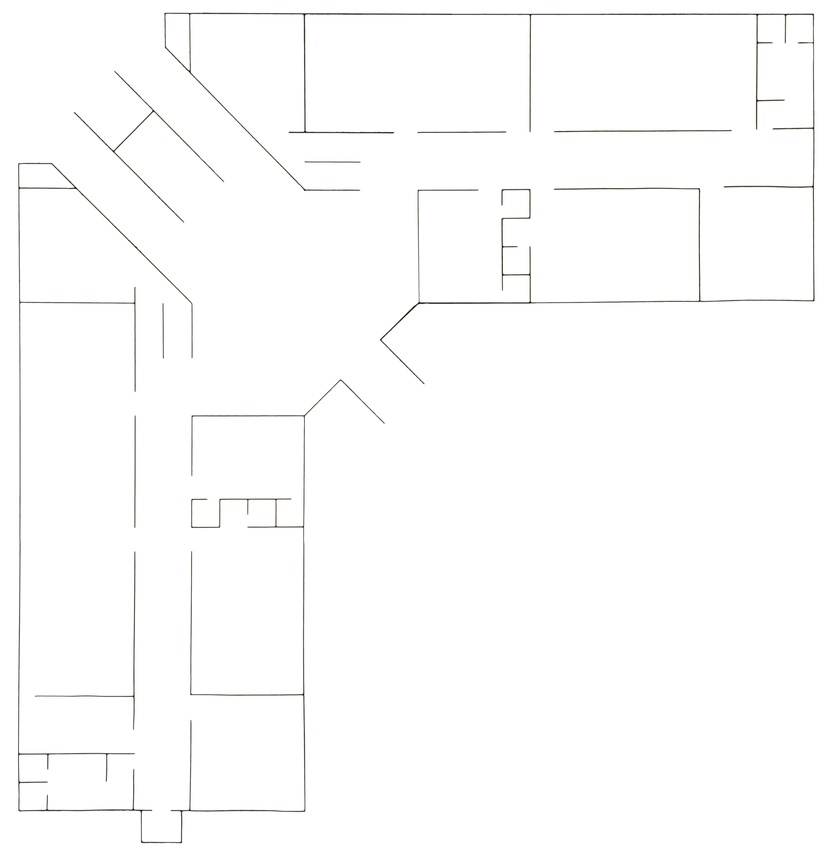
#> input picture first plain clean.jpg, 829 x 851 px, shrunk from 4113 x 4222 before the run
$ python -i pipeline_cost_map.py   (imports and definitions only)
#> lines starting #> are read from the running program, lines starting #| are printed output that depends on the picture; after the words box and inside, x2 and y2 are one past the last pixel; in counts of white or black regions, pixels touching at a corner belong together
"""Cost map generation utilities for floor plan processing.

This module generates movement cost heuristics for pathfinding algorithms.
The costs are pre-computed and saved as PNG + JSON metadata for efficient
mobile/API processing, eliminating runtime calculation overhead.
"""

import cv2
import numpy as np
import json


def generate_cost_map(image_path):
    """
    Generate a cost map from a floor plan image using distance transform.

    Args:
        image_path: Path to the floor plan image

    Returns:
        Tuple: (cost_map, original_image) or (None, None) on failure
    """
#> called with image_path = 'first plain clean.jpg'
    try:
        # Load image
        img = cv2.imread(image_path)
#> img is the input picture: shape (851, 829, 3); mean B, G, R 252.6, 252.8, 252.8
        if img is None:
            return None, None

        # Convert to grayscale
        gray = cv2.cvtColor(img, cv2.COLOR_BGR2GRAY)

        # Apply threshold to get binary image (walls = white, empty space = black)
        _, binary = cv2.threshold(gray, 127, 255, cv2.THRESH_BINARY)
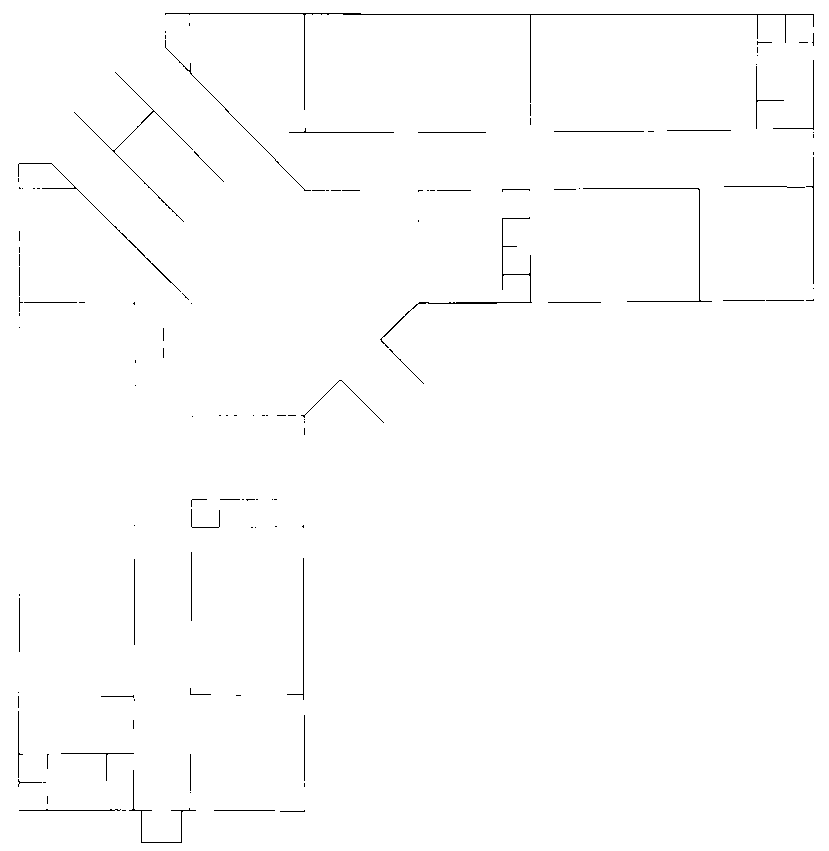
#> binary: shape (851, 829); 99.3% white; black in thin lines or dots

        # Calculate distance transform
        # For each pixel, this gives the distance to the nearest black pixel (wall)
        dist_transform = cv2.distanceTransform(binary, cv2.DIST_L2, cv2.DIST_MASK_PRECISE)
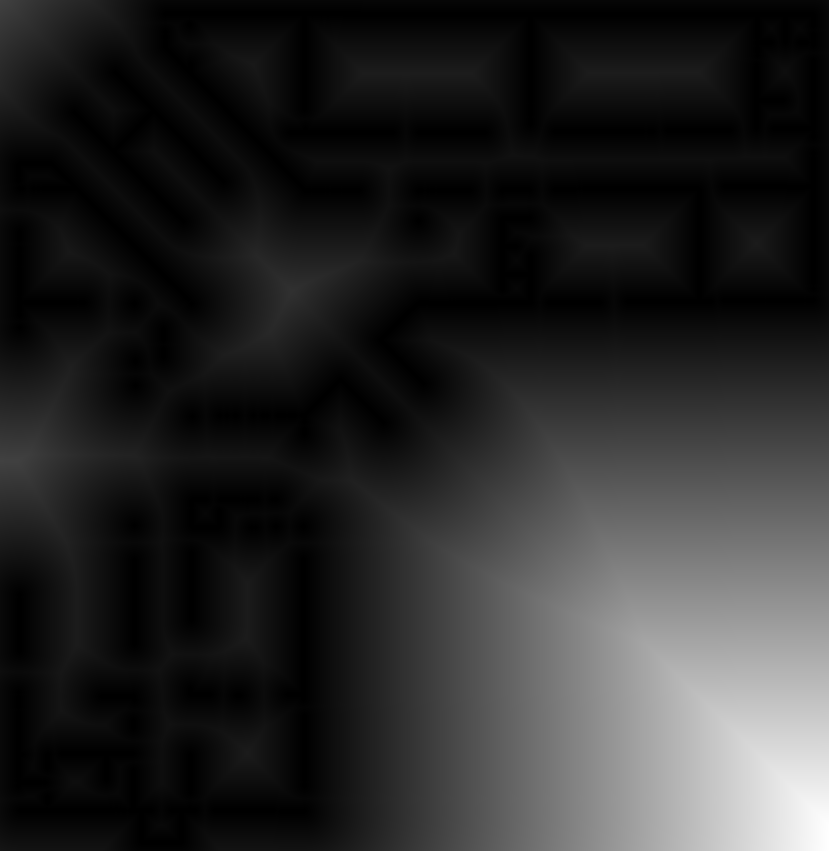
#> dist_transform: shape (851, 829) float32; min 0, max 525.4, mean 85.9; drawn with min black and max white

        # Calculate cost: 200 / (distance + 0.1)
        # Higher cost near walls, lower cost far from walls
        cost_map = 200.0 / (dist_transform + 0.1)
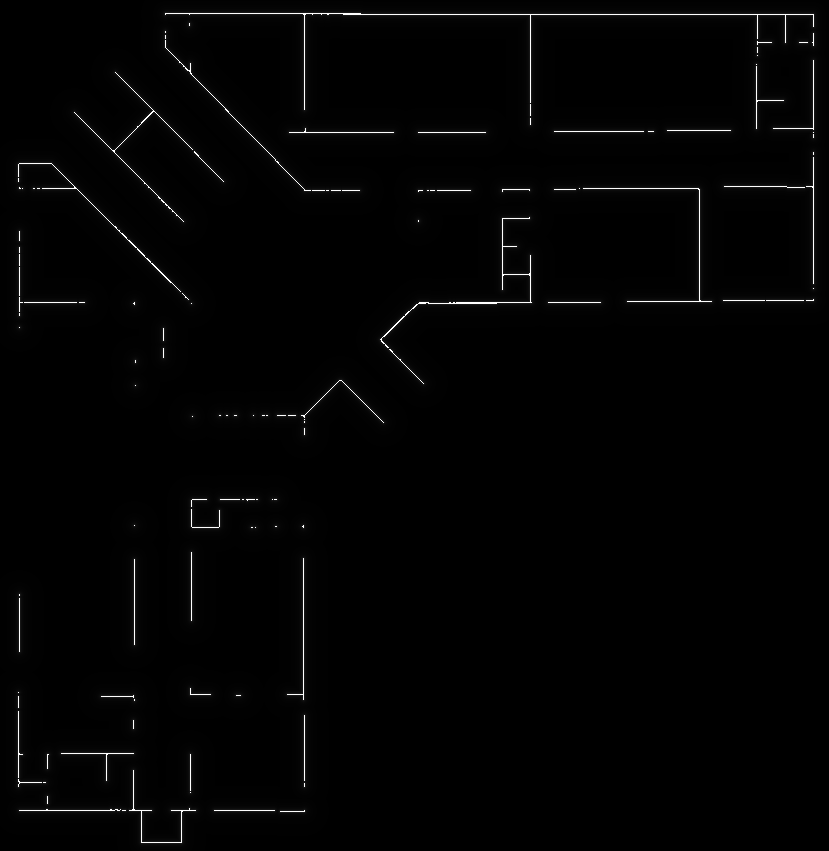
#> cost_map: shape (851, 829) float32; min 0.381, max 2000, mean 28.6; drawn with min black and max white

        # Normalize to 0-255 for visualization
        cost_normalized = cv2.normalize(cost_map, None, 0, 255, cv2.NORM_MINMAX)
        cost_normalized = cost_normalized.astype(np.uint8)

        return cost_map, cost_normalized

    except Exception as e:
        return None, None


# [249 lines left out: functions calculate_movement_cost_heuristic, create_heatmap, save_cost_heuristic, create_heatmap_from_cost, save_cost_map, not called in this run]


# ============================================================================
# USAGE EXAMPLES
# ============================================================================
#
# FOR MOBILE/API DEPLOYMENT (Pre-computed Heuristics with LUT):
#
#   # 1. Generate movement cost heuristic
#   cost_map, metadata = calculate_movement_cost_heuristic("floor_1.jpg")
#
#   # 2. Save as PNG + JSON with Look-Up Table (eliminates computation)
#   success, png_path, json_path = save_cost_heuristic(cost_map, metadata, floor_number=1)
#   # Outputs:
#   #   - outputs/floor_1_cost_heuristic.png (compact, PNG-compressed pixel indices)
#   #   - outputs/floor_1_cost_heuristic.json (metadata + LUT with 256 pre-computed costs)
#
#   # 3. On mobile (Kotlin) - ZERO COMPUTATION per pixel query:
#   #   - Load PNG as grayscale image
#   #   - Load JSON metadata (especially the "lut" array)
#   #   - Query cost: cost = lut[pixel_value]  // Just array indexing, O(1)
#   #   - Use in A* pathfinding with direct LUT lookups
#
#   Example Kotlin code:
#   ```kotlin
#   val costPng = loadImage("floor_1_cost_heuristic.png")
#   val metadata = loadJson("floor_1_cost_heuristic.json")
#   val lut = metadata.lut  // 256-entry Float array
#
#   fun getMovementCost(gridX: Int, gridY: Int): Float {
#       val pixelValue = costPng.getPixel(gridX, gridY)  // 0-255
#       return lut[pixelValue]  // Direct lookup, ZERO computation
#   }
#   ```
#
# FOR UI VISUALIZATION:
#
#   # Generate and visualize
#   cost_map, metadata = calculate_movement_cost_heuristic("floor_1.jpg")
#   heatmap = create_heatmap_from_cost(cost_map)  # For UI display
#   save_cost_map(heatmap, floor_number=1)  # Save visualization
#

>>> result = generate_cost_map('first plain clean.jpg')

$ run again, on second plain.jpg
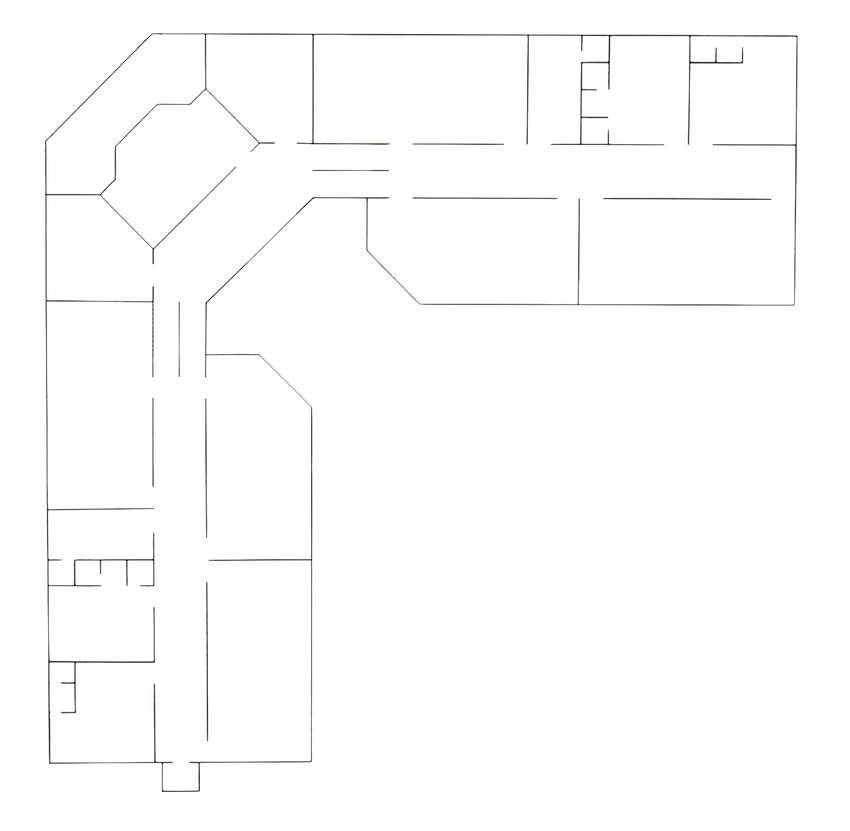
#> input picture second plain.jpg, 850 x 831 px, shrunk from 4936 x 4825 before the run
#> in generate_cost_map, img is the input picture: shape (831, 850, 3); mean B, G, R 252.9, 252.9, 252.9
#> in generate_cost_map, `_, binary = cv2.threshold(gray, 127, 255, cv2.THRESH_BINARY)`:
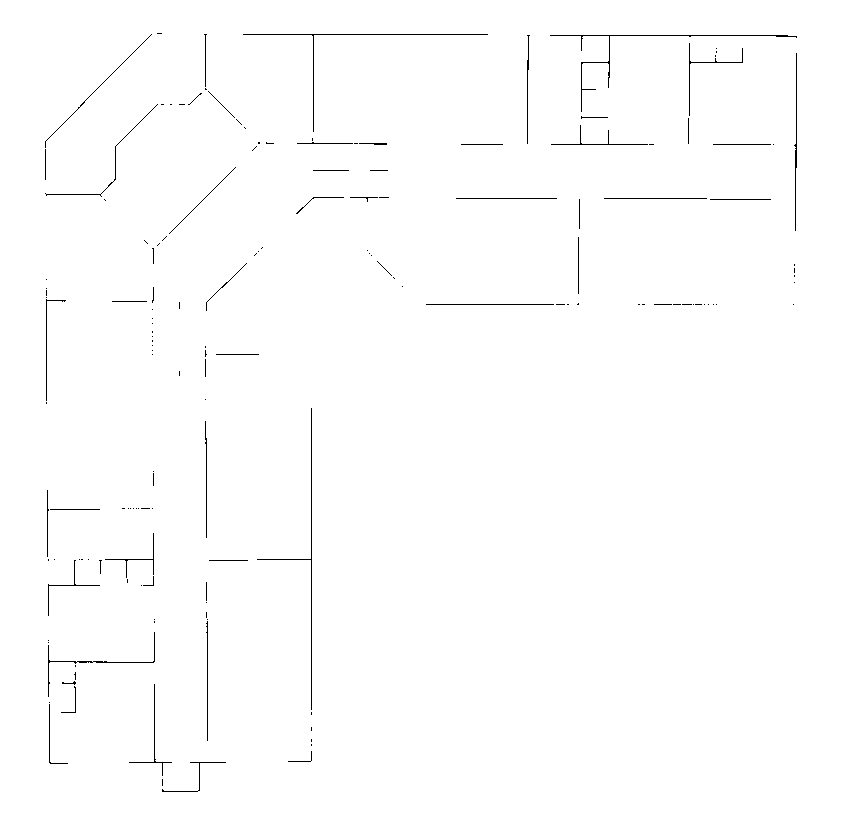
#> binary: shape (831, 850); 99.3% white; black in thin lines or dots, all inside (x1, y1, x2, y2) = (45, 33, 797, 792)
#> in generate_cost_map, `cost_map = 200.0 / (dist_transform + 0.1)`:
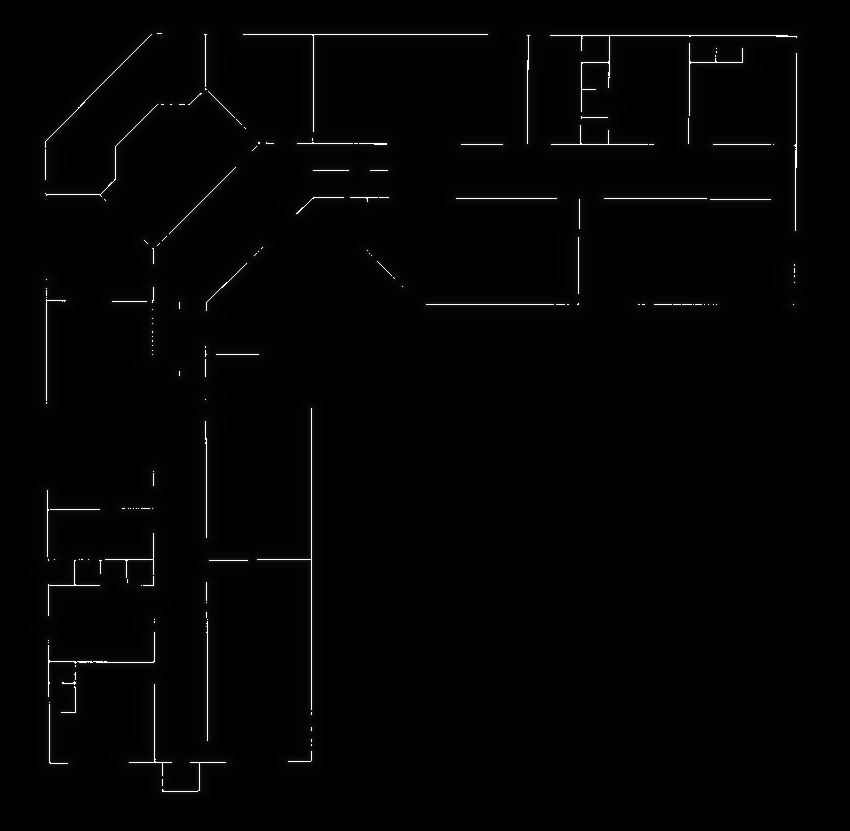
#> cost_map: shape (831, 850) float32; min 0.378, max 2000, mean 27.8; drawn with min black and max white

$ run again, on verification_coords.jpg
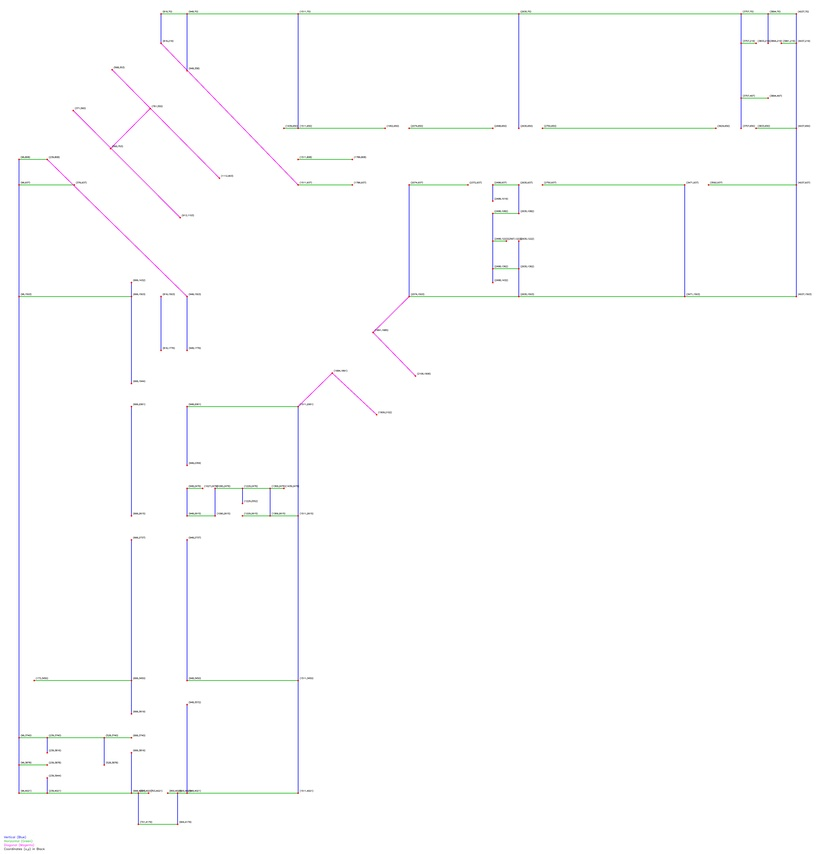
#> input picture verification_coords.jpg, 826 x 854 px, shrunk from 4187 x 4329 before the run
#> in generate_cost_map, img is the input picture: shape (854, 826, 3); mean B, G, R 253.4, 253.2, 253
#> in generate_cost_map, `_, binary = cv2.threshold(gray, 127, 255, cv2.THRESH_BINARY)`:
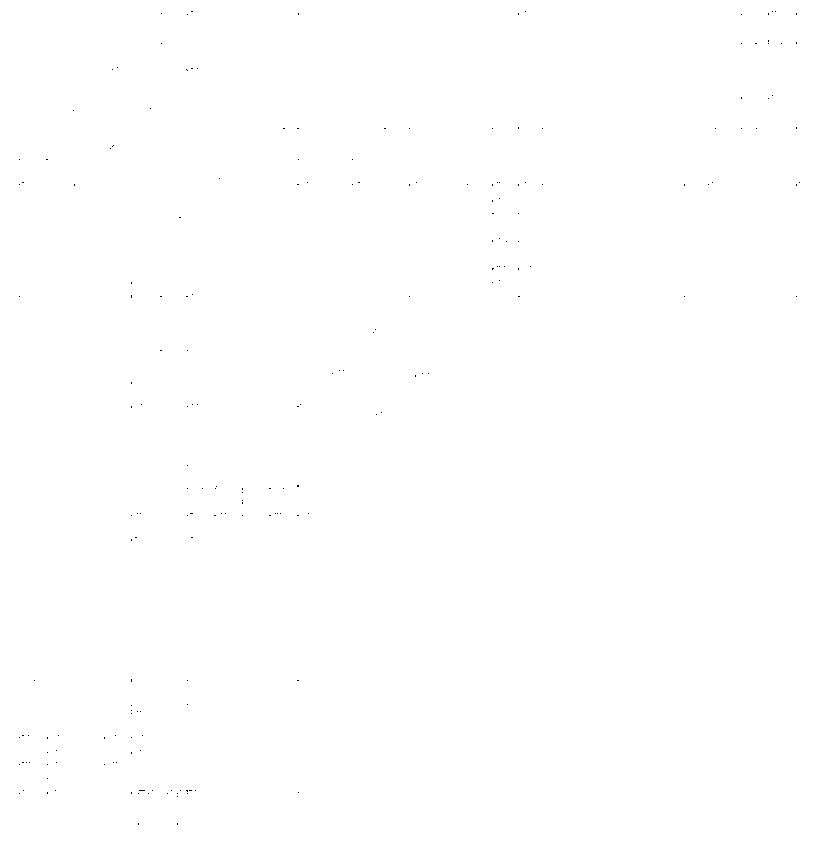
#> binary: shape (854, 826); 100% white; black in thin lines or dots
#> in generate_cost_map, `cost_map = 200.0 / (dist_transform + 0.1)`:
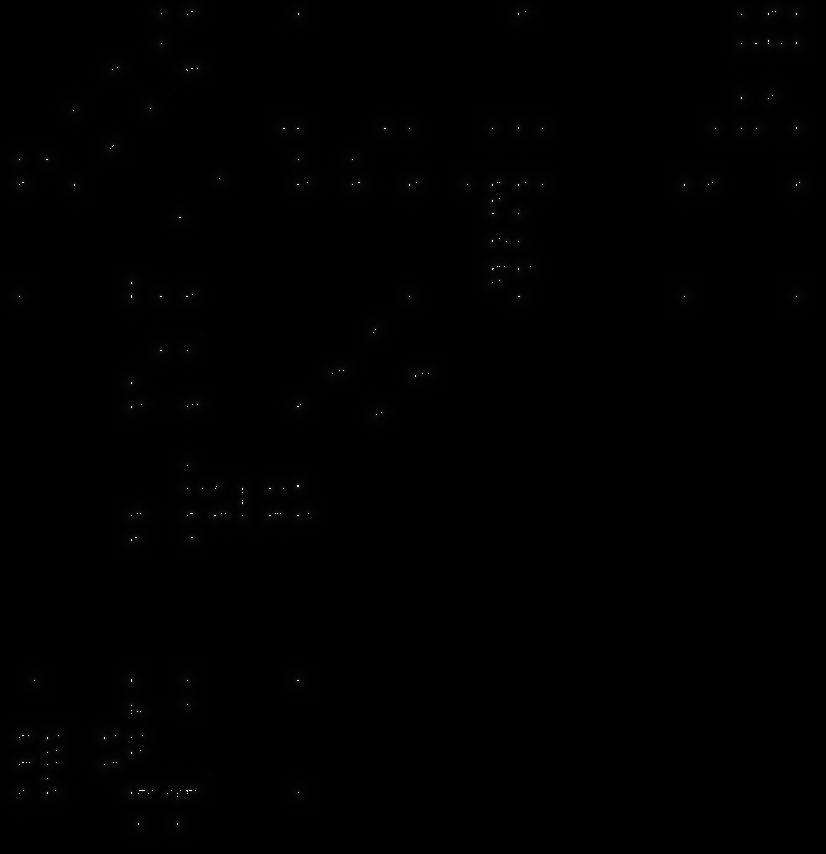
#> cost_map: shape (854, 826) float32; min 0.377, max 2000, mean 7.8; drawn with min black and max white
